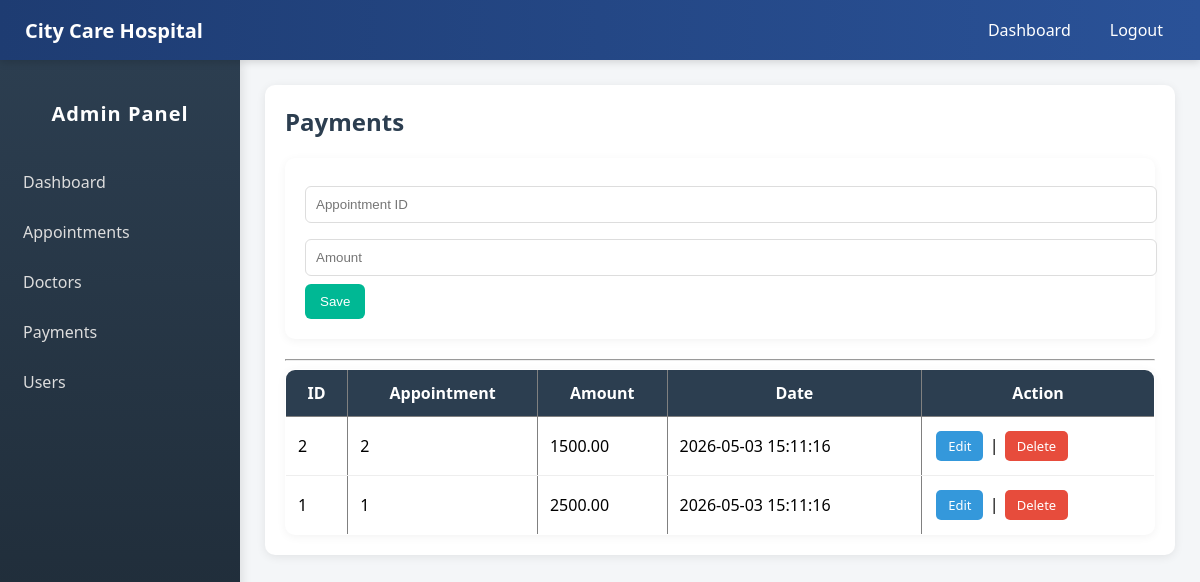
/admin/admin-dashboard.php?page=payments, run on the app's committed database.
### tables this page shows
CREATE TABLE IF NOT EXISTS `payments` (
  `payment_id` int NOT NULL AUTO_INCREMENT,
  `appointment_id` int NOT NULL,
  `amount` decimal(10,2) NOT NULL,
  `payment_date` timestamp NULL DEFAULT CURRENT_TIMESTAMP,
  PRIMARY KEY (`payment_id`),
  KEY `appointment_id` (`appointment_id`)
);

### admin/pages/payments.php (the view, shortened to what this page needs)
<?php
require_once "../includes/db.php";
$edit = null;
?>
<h2>Payments</h2>
<form method="POST">
    <input type="number" name="appointment_id" placeholder="Appointment ID"
           value="<?= $edit['appointment_id'] ?? '' ?>" required>
    <input type="number" step="0.01" name="amount" placeholder="Amount"
           value="<?= $edit['amount'] ?? '' ?>" required>
    <button name="save">Save</button>
</form>
<hr>
<table border="1" width="100%">
<tr>
    <th>ID</th><th>Appointment</th><th>Amount</th><th>Date</th><th>Action</th>
</tr>
<?php
$data = $pdo->query("SELECT * FROM payments ORDER BY payment_id DESC");
while ($row = $data->fetch()):
?>
<tr>
    <td><?= $row['payment_id'] ?></td>
    <td><?= $row['appointment_id'] ?></td>
    <td><?= $row['amount'] ?></td>
    <td><?= $row['payment_date'] ?></td>
    <td>
        <a href="?page=payments&edit=<?= $row['payment_id'] ?>" class="btn edit-btn">Edit</a> |
        <a href="?page=payments&delete=<?= $row['payment_id'] ?>"
           onclick="return confirm('Delete?')" class="btn delete-btn">Delete</a>
    </td>
</tr>
<?php endwhile; ?>
</table>

### admin/styles.css (style rules this page uses)
body { margin: 0; font-family: "Segoe UI", Arial, sans-serif; background: #f4f6f9; }
h2 { margin-top: 0; color: #2c3e50; }
form { background: white; padding: 20px; border-radius: 10px; margin-bottom: 20px; box-shadow: 0 2px 10px rgba(0, 0, 0, 0.05); }
input, select { width: 100%; padding: 10px; margin: 8px 0; border: 1px solid #ddd; border-radius: 6px; outline: none; }
button { background: #00b894; color: white; border: none; padding: 10px 15px; border-radius: 6px; cursor: pointer; transition: 0.3s; }
table { width: 100%; border-collapse: collapse; background: white; border-radius: 10px; overflow: hidden; box-shadow: 0 2px 10px rgba(0, 0, 0, 0.05); }
table th { background: #2c3e50; color: white; padding: 12px; }
table td { padding: 12px; border-bottom: 1px solid #eee; }
a { text-decoration: none; }
.btn { display: inline-block; padding: 6px 12px; margin: 2px; border-radius: 5px; font-size: 13px; text-decoration: none; color: white; transition: 0.3s; }
.edit-btn { background: #3498db; }
.delete-btn { background: #e74c3c; }

### admin/admin-dashboard.php (style rules this page uses)
body { margin: 0; font-family: Arial, sans-serif; background: #f4f6f8; }

### data on the page
payments: payment_id "2", appointment "2", amount "1500.00", payment_date "2026-05-03 15:11:16"
payments: payment_id "1", appointment "1", amount "2500.00", payment_date "2026-05-03 15:11:16"
